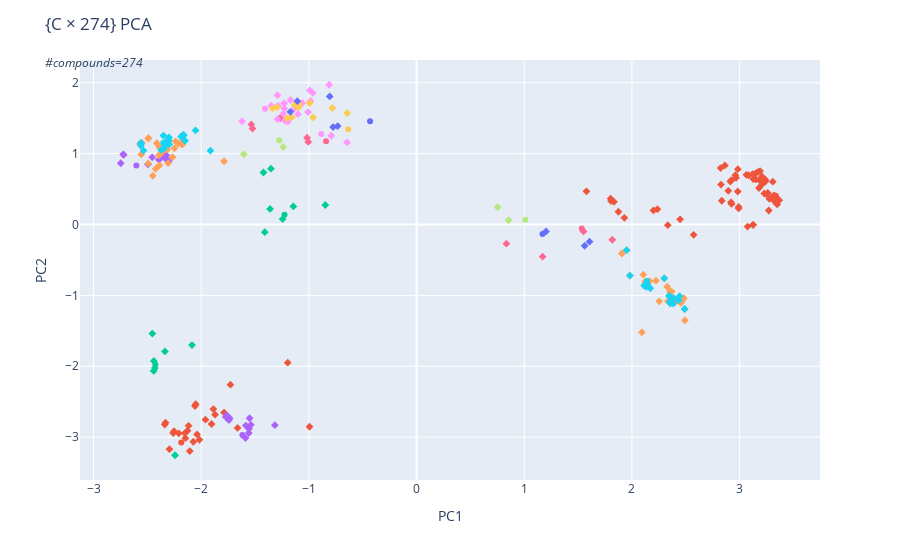

Here is the notebook cell this chart was saved with:
### Code cell
plot_compound_tsnee(big_recipe.products.compounds, logo=False)
